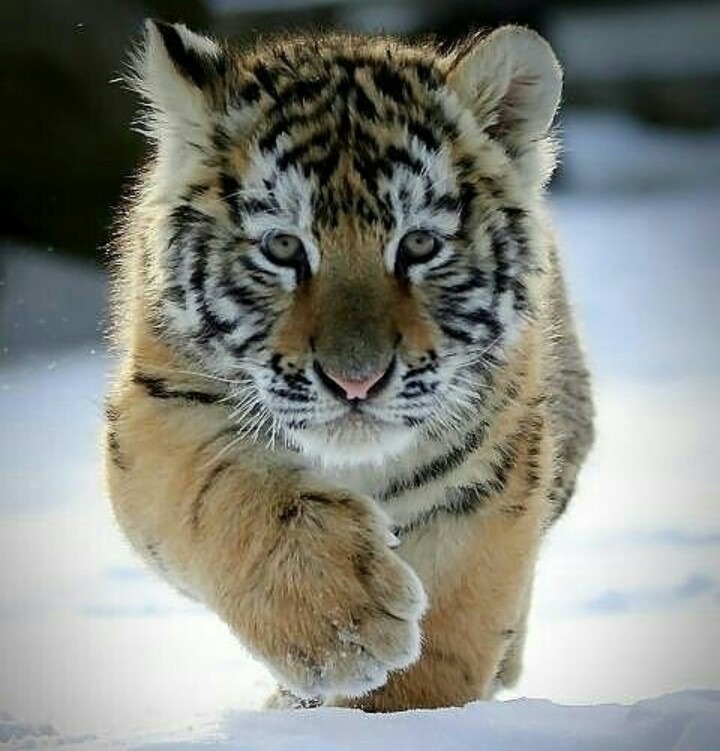
#> input picture source.png, 720 x 751 px
$ python encrypt.py   (older library calls are emulated)
#> lines starting #> are read from the running program, lines starting #| are printed output that depends on the picture
from PIL import Image
import math

#Importing Image from the same folder
img=Image.open("source.png")
#> img is the input picture: PIL image 720x751 RGB; mean R, G, B 130.8, 133.1, 125.5
img.format = "PNG"
print(img.size)
#| (720, 751)

#Converting image to greyscale
greyimg = img.convert('LA')

#resizing the greyscale image to 256 x 256 pixels
fimg = greyimg.resize((256,256))
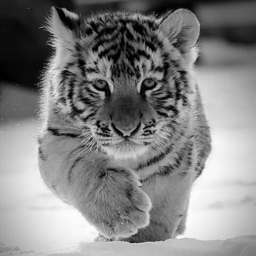
#> fimg: PIL image 256x256 LA; mean R, G, B, A 131.5, 131.5, 131.5, 255
width, height = fimg.size
#> width = 256; height = 256
print("width is ",width)
#| width is  256
print("height is",height)
#| height is 256
fimg.show()

#Converting pixel values of image in numpy matrix "arr"
import numpy as np

arr = np.empty((256,256), dtype=np.uint8)

for i in range(0,height):
    for j in range(0,width):
        pxl = fimg.getpixel((j,i))
        arr[i][j] = pxl[0]

print(arr)
#> (printed output is left out)

##########     CREATING CHAOTIC METRICES "hmap" OR CHAOTIC SEQUENCES
# multiplying by 10^8 and mod by 256 to bring the values in 0-255 pixel range

hmapx = np.empty((256), dtype=np.float)
hmapy = np.empty((256), dtype=np.float)

def MHM(x,y,b1,b2):
#> called with x = 100, y = 200, b1 = 2.87, b2 = 0.3
    for k in range(0,256):
        hmapx[k] = x
        hmapy[k] = y
        orgy = y
        y = -x
        x = (1 - (b1*math.cos(x)) - (b2*orgy) )

MHM(100,200,2.87,0.3)

print(hmapx)

hmapxf = np.empty((256), dtype=np.uint32)
for i in range(0,256):
    hmapxf[i] = round((hmapx[i]*1000000000)%256)

print(hmapxf)

print(hmapy)

hmapyf = np.empty((256), dtype=np.uint32)
for i in range(0,256):
    hmapyf[i] = round((hmapy[i]*1000000000)%256)

print(hmapyf)

##########     HCST ALGORITHM : (a) Column pixel scrambling and (b) Row pixel scrambling
# (a) cyclic shifting columns in "arr" using "hmapx" matrix and storing result in "arr1"
arr1 = np.empty((256,256), dtype=np.uint8)
for i in range(0,256):
    if(hmapxf[i]%2 == 0):
        sh = abs(hmapxf[i])
        for j in range(0,256):
            arr1[j][i] = arr[(j+sh)%256][i] #down cyclic column shift
    else:
        sh = abs(hmapxf[i])
        for j in range(0,256):
            arr1[j][i] = arr[(j-sh)%256][i] #up cyclic column shift
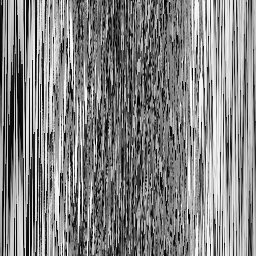
#> arr1: shape (256, 256); min 0, max 253, mean 131.5


# (b) cyclic shifting rows in "arr1" using "hmapy" matrix and storing result in "arr2"
arr2 = np.empty((256,256), dtype=np.uint8)
for j in range(0,256):
    if(hmapyf[j]%2 == 0):
        sh = abs(hmapyf[j])
        for i in range(0,256):
            arr2[j][i] = arr1[j][(i+sh)%256] #right cyclic row shift
    else:
        sh = abs(hmapyf[j])
        for i in range(0,256):
            arr2[j][i] = arr1[j][(i-sh)%256]#left cyclic row shift


##########    BOUNDARY PIXEL SUBSTITUTION :
# replacing first and last row of arr2 by using chaotic sequences.
# XORing chaotic "hmapxf" by first row and "hmapyf" by last row of "arr2"

for i in range(0,256):
    arr2[0][i]^=hmapxf[i]
    arr2[255][i]^=hmapyf[i]
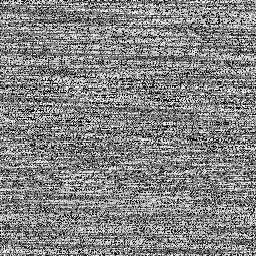
#> arr2: shape (256, 256); min 0, max 255, mean 131.5


##########     SHIFT ROW TRANSFORMATION :
#shifting rows to left according to the row numbers

arr3 = np.empty((256,256), dtype=np.uint8)
for i in range(0,256):
    for j in range(0,256):
        arr3[i][j]=arr2[i][(j-i)%256] #leftshift according to row number
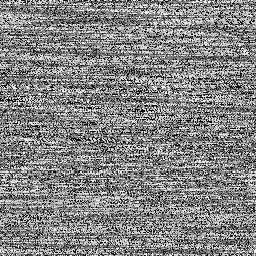
#> arr3: shape (256, 256); min 0, max 255, mean 131.5


##########     CREATING SINE MAP "smap" :

smap = np.empty((256,256), dtype=np.float)

def SM(z,r):
#> called with z = 300, r = 0.88
    for m in range(0,256):
        for n in range(0,256):
            smap[m][n] = z
            z = (r*math.sin(math.pi * z))

SM(300,0.88)

#now making transformed sine matrix "smapf" using original sine values from "smap"
smapf = np.empty((256,256), dtype=np.uint8)
for i in range(0,256):
    for j in range(0,256):
        smapf[i][j] = round((smap[i][j]*1000000000)%256)

print(smapf)


##########     RANDOM PIXEL DIFFUSION ALGORITHM OR FIRST LEVEL DIFFUSION :
# taking sine map "smapf: and image matrix "arr3"

arr4 = np.empty((256,256), dtype=np.uint8)

for i in range(0,256):
    for j in range(0,256):
        if (i>=2 and i<=254) and (j>=2 and j<=254):
            arr4[i][j]=arr3[i][j]^smapf[i-1][255]
            arr4[i][j]^=smapf[i][j+1]
        else:
            arr4[i][j]=arr3[i][j]
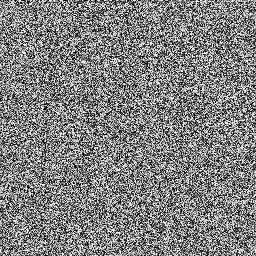
#> arr4: shape (256, 256); min 0, max 255, mean 128.2


##########     DIAGONAL SCAN TRANSFORMATION :

arr5 = np.empty((256,256), dtype=np.uint8)
brr = np.empty((65536), dtype=np.uint8)

brr[0] = arr4[0][0]
n=1
flag=0
i=j=0
while flag!=2:
    if flag==0 and n!=65535:
        if i!=255:
            i+=1
        else:
            j+=1
        x=j-1
        while i!=x:
            brr[n]=arr4[i][j]
            i-=1
            j+=1
            n+=1
        i+=1
        j-=1
        flag=1
    if flag==1 and n!=65535:
        if j!=255:
            j+=1
        else:
            i+=1
        x=i-1
        while j!=x:
            brr[n]=arr4[i][j]
            i+=1
            j-=1
            n+=1
        i-=1
        j+=1
        flag=0
    if n==65535:
        flag=2
#> after the loop, i = 254; j = 255; n = 65535; x = 253
brr[65535]=arr4[255][255]

n=0
for i in range(0,256):
    for j in range(0,256):
        arr5[i][j]=brr[n]
        n+=1
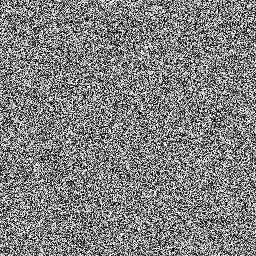
#> arr5: shape (256, 256); min 0, max 255, mean 128.2
#> after the loop, n = 65536


##########     SECOND LEVEL DIFFUSION

arr6 = np.empty((256,256), dtype=np.uint8)

for j in range(0,256):
    for k in range(0,256):
        if j==0 and k==0:
            arr6[j][k]= arr5[j][k]^smapf[j][k]
        elif k==0:
            arr6[j][k]=arr5[j-1][255]^arr5[j][k]^smapf[j][k]
        else:
            arr6[j][k]=arr5[j][k-1]^arr5[j][k]^smapf[j][k]
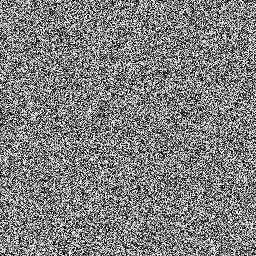
#> arr6: shape (256, 256); min 0, max 255, mean 127.2

enimg = Image.fromarray(arr6)
enimg.show()
enimg.save("encrypted.png")

#here enimg3 is the final encrypted image. Now using the secret key [x,y,b1,b2,z,r], the
# decryption can be proceeded
